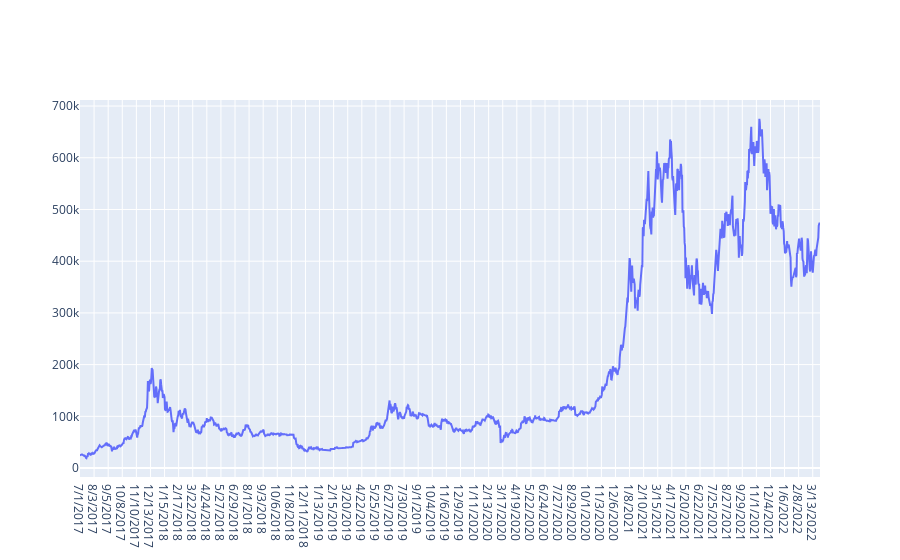

The cell this chart's notebook holds for it:
### Markdown cell above
Plot line graph based on Price

### Code cell
btc_trace = go.Scatter(x = data.index, y = data['Price'], name= 'Price')
py.iplot([btc_trace])

### Figure 1 — Plotly figure (JSON) as saved in the notebook; plotly's stock layout.template omitted (floating-point values rounded to 4 significant figures; data arrays with more than 128 entries replaced by an {"elided": "..."} marker saying what was removed)
{"data": [{"name": "Price", "type": "scatter", "x": {"elided": "1734 str values"}, "y": {"elided": "1734 int values"}}], "layout": {}}
